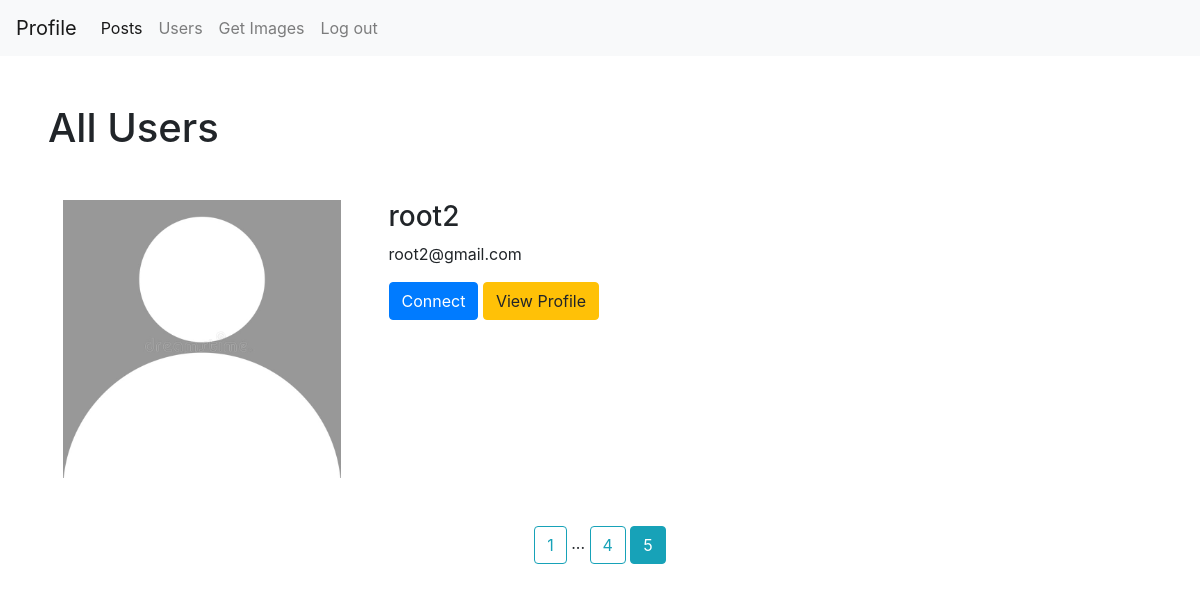
Screenshot of /users?page=5 (signed in) with the database file from the repository.
### flask_module/user/models.py (models this page shows, shortened)
class User(db.Model, UserMixin):
    id = db.Column(db.Integer, primary_key=True)
    username = db.Column(db.String(20), unique=True, nullable=False)
    email = db.Column(db.String(30), unique=True, nullable=False)
    profile_picture = db.Column(db.String(70), nullable=False, default="defualt_img.jpg")
    password = db.Column(db.String(15), nullable=False)
    like = db.relationship("Likes", backref="user", lazy=True, cascade = "all, delete, delete-orphan", )
    post = db.relationship("Post", backref="user", lazy=True, cascade = "all, delete, delete-orphan", )
    comment = db.relationship("Comments", backref="user", lazy=True, cascade = "all, delete, delete-orphan", )
    following = db.relationship("User",
                    secondary=connected_user,
                    primaryjoin=id==connected_user.c.parent_id,
                    secondaryjoin=id==connected_user.c.children_id,
                    backref="followed_by")
    role_id = db.Column(db.Integer, db.ForeignKey("role.id"), nullable=False)

### flask_module/user/routes.py (the view)
@user.route("/users", methods=['POST', 'GET'])
def users():
    if "user" in session:
        page  = request.args.get('page', 1, type=int)
        users = User.query.filter(User.id != current_user.id).paginate(per_page=1, page=page)
        return render_template("user/all_users.html", users=users)
    else:
        abort(401)

### flask_module/user/models.py (called while the page is built)
@login_manager.user_loader
def load_user(user_id):
    return User.query.filter_by(id=int(user_id)).first()

### flask_module/templates/user/all_users.html (shortened to what this page needs)
{% extends "base.html" %}
{% block contant %}
<h1 class="m-5">All Users</h1>
{% for user in users %}
<div class="container m-5 d-flex">
    <img src="{{ url_for('static', filename='images/'+user.profile_picture) }}" alt="" class="w-25 h-25">
    <div class="ml-5">
        <h3>{{user.username}}</h3>
        <p>{{user.email}}</p>
        {% if user in current_user.following %}
        <a href="{{ url_for('user.remove_user', user_id=user.id) }}" class="btn btn-danger">Remove Following</a>
        {% else %}
        <a href="{{ url_for('user.follow_user', user_id=user.id) }}" class="btn btn-primary">Connect</a>
        {% endif %}
        <a href="{{ url_for('user.profile_detail', username=user.username) }}" class="btn btn-warning">View Profile</a>
    </div>
</div>
{% endfor %}
<div class="my-5 text-center">
    {% for page_num in users.iter_pages(left_edge=1, right_edge=1, left_current=1, right_current=1) %}
        {% if page_num %}
            {% if users.page == page_num %}
                <a href="{{ url_for('user.users', page=page_num) }}" class="btn btn-info">{{page_num}}</a>
            {% else %}
                <a href="{{ url_for('user.users', page=page_num) }}" class="btn btn-outline-info">{{page_num}}</a>
            {% endif %}
        {% else %}
            ...
        {% endif %}
    {% endfor %}
</div>
{% endblock contant %}

### rows the page displays
User: profile_picture (picture), username "root2", email "root2@gmail.com"

### other values shown
{{ page_num }} "1" "4"
{{ page_num }} "5"
